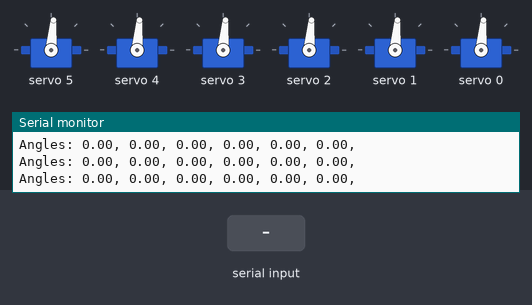
This sketch was run on a simulated ESP32. On the bench: 6 × servo, the last lines printed to the serial monitor. The inputs (shaded band) are chosen by the test bench.

Above: at 1.2 s.
1.3 s: "<90,45,200>" received over Serial
At 2.1 s:
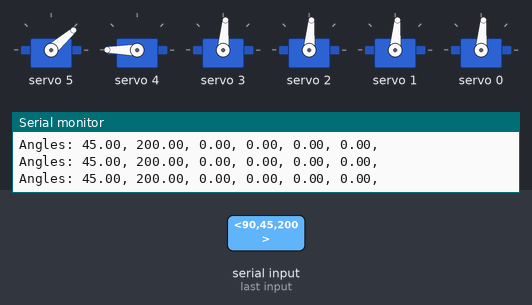
2.8 s: "<30,150>" received over Serial
At 3.4 s:
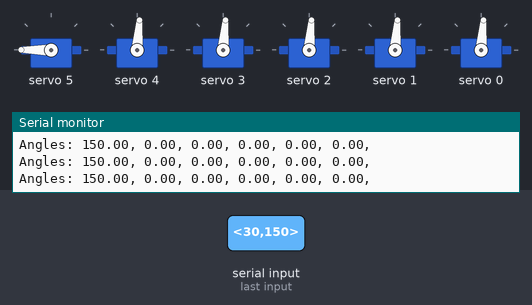
4.3 s: "<90,45,200,10>" received over Serial
At 5.5 s:
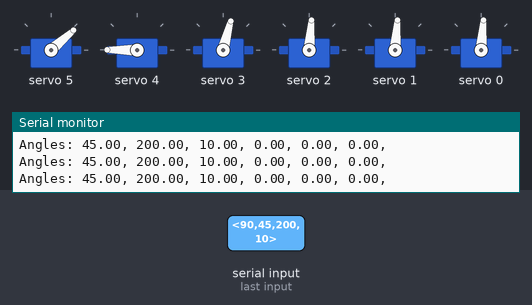
5.8 s: "<90,45>" received over Serial
At 6.6 s:
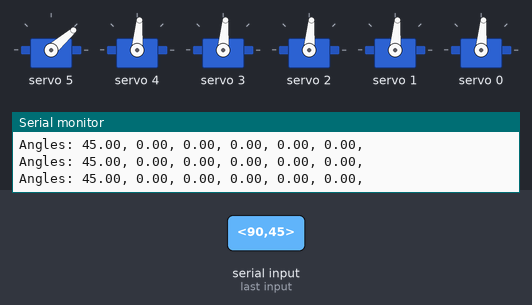
7.3 s: "<30,150,10,200>" received over Serial
At 7.9 s:
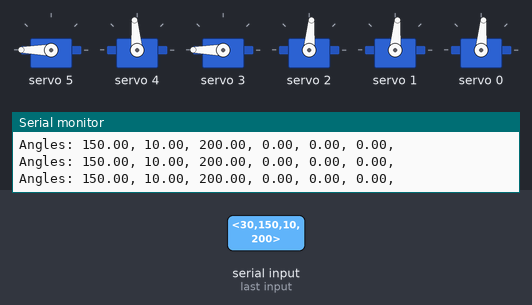
8.8 s: "<1,90>" received over Serial
At 10.1 s:
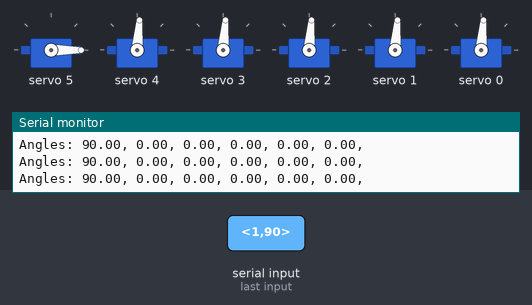
Timing chart, 0 to 11.3 s (numbered marks = the images above; inputs shaded):
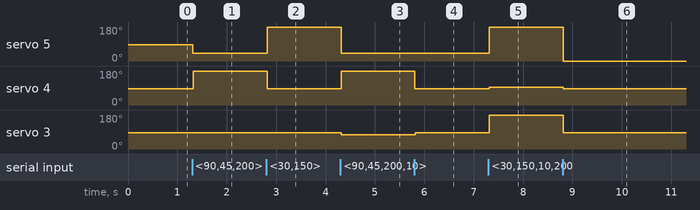

The sketch:

Stewart_py_v1.ino
```cpp
#include "Wire.h"
#include "Adafruit_PWMServoDriver.h"
Adafruit_PWMServoDriver board1 = Adafruit_PWMServoDriver(0x40);

// Depending on your servo make, the pulse width min and max may vary, you
// want these to be as small/large as possible without hitting the hard stop
// for max range. You'll have to tweak them as necessary to match the servos you
// have!
// Watch video V1 to understand the two lines below: http://youtu.be/y8X9X10Tn1k
#define SERVOMIN  250 // 687 // 125 // this is the 'minimum' pulse length count (out of 4096)
#define SERVOMAX  1148 //3162 //575 // this is the 'maximum' pulse length count (out of 4096)

const byte numChars = 50;
char receivedChars[numChars];
char tempChars[numChars];        // temporary array for use when parsing

float ANGLE[6] = {0.0, 0.0, 0.0, 0.0, 0.0, 0.0};

      // variables to hold the parsed data
char messageFromPC[numChars] = {0};
int integerFromPC = 0;

float ANGLE1 = 0;
float ANGLE2 = 0;
float ANGLE3 = 0;
float ANGLE4 = 0;
float ANGLE5 = 0;
float ANGLE6 = 0;

boolean newData = false;

//============

void setup() {
    board1.begin();
    board1.setPWMFreq(120);  // Analog servos run at ~60 Hz updates
    Serial.begin(38400);

    Serial.println("Yeok's Stewart Platform Program: Send data in form of <Angles, 12.1, 10.1, 23.1, 12.0, 25.4, 150.1>  ");
    Serial.println();
}

//============

void loop() {
  recvWithStartEndMarkers();
  if (newData == true) {
      strcpy(tempChars, receivedChars);
          // this temporary copy is necessary to protect the original data
          //   because strtok() used in parseData() replaces the commas with \0
      parseData();
//      showParsedData();
      newData = false;
  }
  showAngles();
  board1.setPWM(5, 0, angleToPulse(90.0-ANGLE1) );
  board1.setPWM(4, 0, angleToPulse(90.0+ANGLE2) );
  board1.setPWM(3, 0, angleToPulse(90.0-ANGLE3) );
  board1.setPWM(2, 0, angleToPulse(90.0+ANGLE4) );
  board1.setPWM(1, 0, angleToPulse(90.0-ANGLE5) );
  board1.setPWM(0, 0, angleToPulse(90.0+ANGLE6) );
}

//============ Servo Functions =============

int angleToPulse(float ang){
//   int pulse = map(ang,0, 180, SERVOMIN,SERVOMAX);// map angle of 0 to 180 to Servo min and Servo max

   float pulse = ang/180*(SERVOMAX-SERVOMIN) + SERVOMIN;
//   Serial.print("Angle: ");Serial.print(ang);
//   Serial.print(" pulse: ");Serial.println(pulse);
   return int(pulse);
}

int setAll(float angle){
  Serial.print("Set angle to: "); Serial.println(angle);
  for(int i=0; i<=6; i++){
    board1.setPWM(i, 0, angleToPulse(angle) );
  }
}

//============

void recvWithStartEndMarkers() {
    static boolean recvInProgress = false;
    static byte ndx = 0;
    char startMarker = '<';
    char endMarker = '>';
    char rc;

    while (Serial.available() > 0 && newData == false) {
        rc = Serial.read();

        if (recvInProgress == true) {
            if (rc != endMarker) {
                receivedChars[ndx] = rc;
                ndx++;
                if (ndx >= numChars) {
                    ndx = numChars - 1;
                }
            }
            else {
                receivedChars[ndx] = '\0'; // terminate the string
                recvInProgress = false;
                ndx = 0;
                newData = true;
            }
        }

        else if (rc == startMarker) {
            recvInProgress = true;
        }
    }
}

//============

void parseData() {      // split the data into its parts
    char * strtokIndx; // this is used by strtok() as an index

    strtokIndx = strtok(tempChars,",");      // get the first part - the string
    strcpy(messageFromPC, strtokIndx); // copy it to messageFromPC

    strtokIndx = strtok(NULL, ",");
    ANGLE1 = atof(strtokIndx);     // convert this part to a float

    strtokIndx = strtok(NULL, ",");
    ANGLE2 = atof(strtokIndx);     // convert this part to a float

    strtokIndx = strtok(NULL, ",");
    ANGLE3 = atof(strtokIndx);     // convert this part to a float

    strtokIndx = strtok(NULL, ",");
    ANGLE4 = atof(strtokIndx);     // convert this part to a float

    strtokIndx = strtok(NULL, ",");
    ANGLE5 = atof(strtokIndx);     // convert this part to a float

    strtokIndx = strtok(NULL, ",");
    ANGLE6 = atof(strtokIndx);     // convert this part to a float

}

//============
void showAngles(){
  Serial.print("Angles: ");
  Serial.print(ANGLE1); Serial.print(", ");
  Serial.print(ANGLE2); Serial.print(", ");
  Serial.print(ANGLE3); Serial.print(", ");
  Serial.print(ANGLE4); Serial.print(", ");
  Serial.print(ANGLE5); Serial.print(", ");
  Serial.print(ANGLE6); Serial.print(", ");
  Serial.println("");
}
//
//void showParsedData() {
//    Serial.print("Header: ");
//    Serial.println(messageFromPC);
//
//    Serial.print("Float(1)");
//    Serial.println(ANGLE1);
//
//    Serial.print("Float(2)");
//    Serial.println(ANGLE2);
//
//    Serial.print("Float(3)");
//    Serial.println(ANGLE3);
//
//    Serial.print("Float(4)");
//    Serial.println(ANGLE4);
//
//    Serial.print("Float(5)");
//    Serial.println(ANGLE5);
//
//    Serial.print("Float(6)");
//    Serial.println(ANGLE6);
//}
```

Measured:
- after the input at 1.3 s, servo 5: 85° → 41° at once; servo 4: 85° → 180° at once
- after the input at 2.8 s, servo 5: 41° → 180° at once; servo 4: 180° → 85° at once
- after the input at 4.3 s, servo 5: 180° → 41° at once; servo 4: 85° → 180° at once; servo 3: 85° → 75° at once
- after the input at 5.8 s, servo 4: 180° → 85° at once; servo 3: 75° → 85° at once
- after the input at 7.3 s, servo 5: 41° → 180° at once; servo 4: 85° → 95° at once; servo 3: 85° → 180° at once
- after the input at 8.8 s, servo 5: 180° → 0° at once; servo 4: 95° → 85° at once; servo 3: 180° → 85° at once
